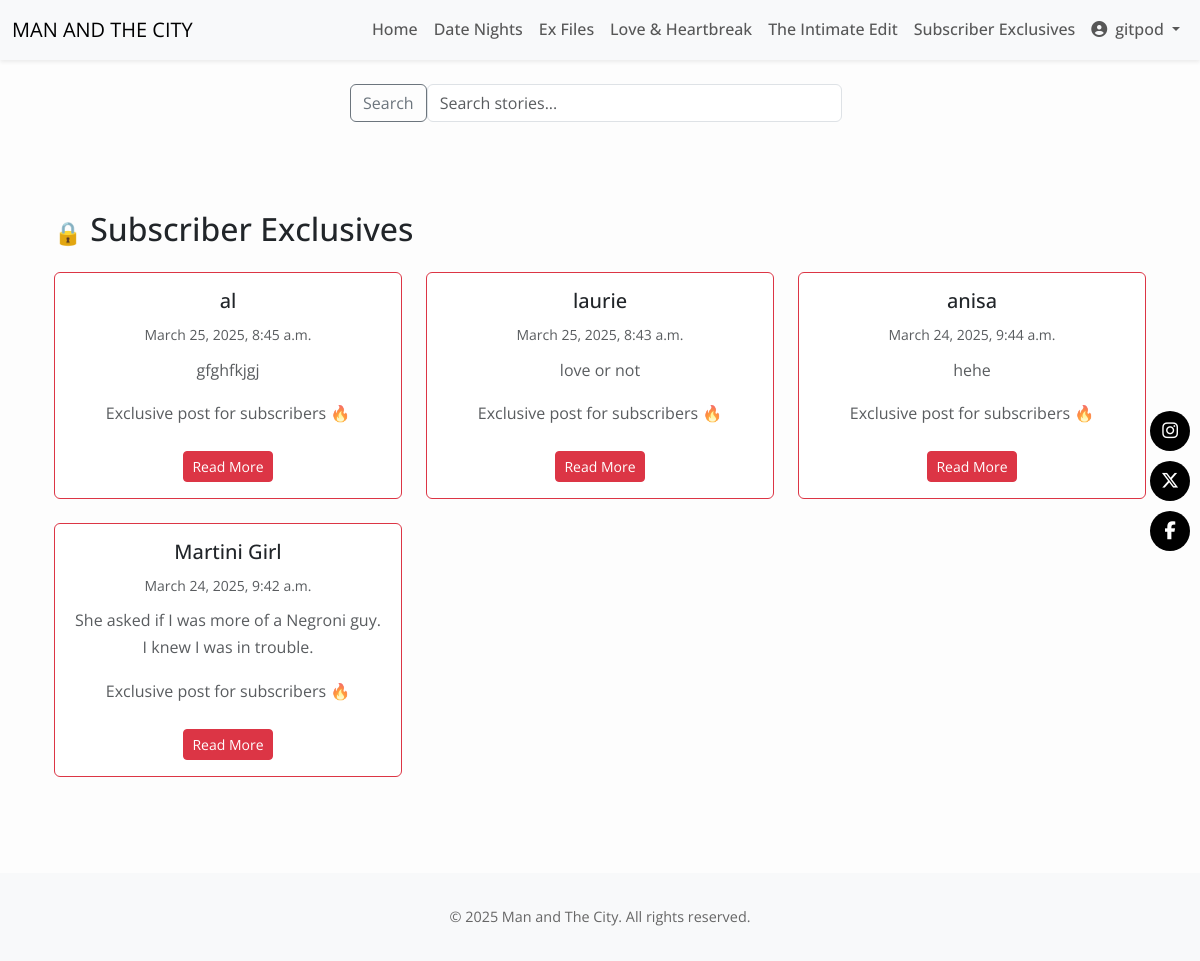
The page /post/subscriber-exclusives/ (signed in) on the database its author committed.
### posts/models.py (models this page shows, shortened)
class Post(models.Model):
    CATEGORY_CHOICES = [
        ('date', 'Date Night'),
        ('ex', 'Ex Files'),
        ('fun', 'Love & Laughs'),
        ('intimate', 'The Intimate Edit'),
    ]
    title = models.CharField(max_length=200)
    slug = models.SlugField(unique=True)
    date = models.DateTimeField(default=timezone.now)
    category = models.CharField(max_length=20, choices=CATEGORY_CHOICES)
    intro = models.TextField(blank=True)
    content = RichTextUploadingField()
    is_premium = models.BooleanField(default=False)
    image = models.ImageField(upload_to='post_images/', blank=True, null=True)
    chemistry_rating = models.IntegerField(default=0)
    banter_rating = models.IntegerField(default=0)
    looks_rating = models.IntegerField(default=0)
    vibe_rating = models.IntegerField(default=0)

### posts/views.py (the view)
# urls.py: path('subscriber-exclusives/', views.subscriber_exclusives, name='subscriber_exclusives'),
@login_required
def subscriber_exclusives(request):
    premium_posts = Post.objects.filter(is_premium=True).order_by('-date')
    return render(request, 'posts/subscriber_exclusives.html', {'premium_posts': premium_posts})

### posts/templates/posts/subscriber_exclusives.html (shortened to what this page needs)
{% extends 'base.html' %}
{% block content %}
<div class="container my-5">
  <h2 class="mb-4"><span style="font-size: 1.4rem;">🔒</span> Subscriber Exclusives</h2>
  <div class="row">
    {% for post in premium_posts %}
      <div class="col-md-4 mb-4">
        <div class="card h-100 border-danger">
          <div class="card-body text-center">
            <h5 class="card-title">{{ post.title }}</h5>
            <small class="text-muted">{{ post.date }}</small>
            <p class="card-text mt-2 text-muted">
              {{ post.intro }}
            </p>
            <p class="text-muted mt-3">
              Exclusive post for subscribers 🔥
            </p>
            <a href="{% url 'posts:post_detail' slug=post.slug %}" class="btn btn-danger btn-sm mt-2">Read More</a>
          </div>
        </div>
      </div>
    {% empty %}
      <p>No premium posts yet.</p>
    {% endfor %}
  </div>
</div>
{% endblock %}

### templates/base.html (shortened to what this page needs)
{% load static %}
<!DOCTYPE html>
<html lang="en">
<head>
  <link href="https://cdn.jsdelivr.net/npm/bootstrap@5.3.2/dist/css/bootstrap.min.css" rel="stylesheet" />
  <link rel="stylesheet" href="https://cdnjs.cloudflare.com/ajax/libs/font-awesome/6.5.0/css/all.min.css" />
  <link rel="stylesheet" href="{% static 'css/styles.css' %}">
</head>
<body class="d-flex flex-column min-vh-100">
<nav class="navbar navbar-expand-lg navbar-light bg-light shadow-sm">
  <div class="container-fluid">
    <a class="navbar-brand" href="{% url 'home' %}">MAN AND THE CITY</a>
    <div class="collapse navbar-collapse" id="navbarNav">
      <ul class="navbar-nav ms-auto">
        <li class="nav-item">
          <a class="nav-link" href="{% url 'home' %}">Home</a>
        </li>
        <li class="nav-item">
          <a class="nav-link" href="{% url 'date_nights' %}">Date Nights</a>
        </li>
        <li class="nav-item">
          <a class="nav-link" href="{% url 'ex_files' %}">Ex Files</a>
        </li>
        <li class="nav-item">
          <a class="nav-link" href="{% url 'love_and_heartbreak' %}">Love & Heartbreak</a>
        </li>
        {% if user.is_authenticated and user.subscription.is_active %}
        <li class="nav-item">
          <a class="nav-link" href="{% url 'posts:intimate_edit' %}">The Intimate Edit</a>
        </li>
        <li class="nav-item">
          <a class="nav-link" href="{% url 'posts:subscriber_exclusives' %}">Subscriber Exclusives</a>
        </li>
        <li class="nav-item dropdown">
          <a class="nav-link dropdown-toggle" href="#" id="userDropdown" role="button" data-bs-toggle="dropdown">
            <i class="fas fa-user-circle me-2"></i>{{ user.first_name|default:user.username }}
          </a>
        </li>
        {% endif %}
      </ul>
    </div>
  </div>
</nav>
{% if not hide_search %}
  <div class="search-bar-wrapper">
    <form class="d-flex search-bar-form" method="GET" action="{% url 'posts:search' %}">
      <button class="btn btn-outline-secondary" type="submit">Search</button>
      <input class="form-control me-2" type="search" name="q" placeholder="Search stories..." aria-label="Search" />
    </form>
  </div>
{% endif %}
<div class="container py-4 flex-grow-1">
  {% block content %}{% endblock %}
</div>
<footer class="mt-auto">
  &copy; 2025 Man and The City. All rights reserved.
</footer>
<div class="floating-social">
  <a href="https://instagram.com" target="_blank"><i class="fab fa-instagram"></i></a>
  <a href="https://twitter.com" target="_blank"><i class="fab fa-x-twitter"></i></a>
  <a href="https://facebook.com" target="_blank"><i class="fab fa-facebook-f"></i></a>
</div>
</body>
</html>

### static/css/styles.css (style rules this page uses)
body { font-family: 'Georgia', serif; background-color: #fdfdfd; }
.nav-link { font-weight: 500; }
.search-bar-wrapper { padding: 1.5rem 0 1rem 0; }
.search-bar-form { max-width: 500px; margin: 0 auto; }
footer { background-color: #f8f9fa; padding: 2rem 0; text-align: center; font-size: 0.9rem; color: #666; }
.floating-social { position: fixed; top: 50%; right: 10px; transform: translateY(-50%); display: flex; flex-direction: column; gap: 10px; z-index: 9999; }
.floating-social a { background-color: #000; color: #fff; border-radius: 50%; width: 40px; height: 40px; display: flex; align-items: center; justify-content: center; text-decoration: none; font-size: 18px; transition: background-color 0.3s ease; }
body { font-family: 'Open Sans', sans-serif; font-size: 1rem; line-height: 1.7; color: #212529; }

### rows shown on the page
Post: title "al", date "March 25, 2025, 8:45 a.m.", intro "gfghfkjgj"
Post: title "laurie", date "March 25, 2025, 8:43 a.m.", intro "love or not"
Post: title "anisa", date "March 24, 2025, 9:44 a.m.", intro "hehe"
Post: title "Martini Girl", date "March 24, 2025, 9:42 a.m.", intro "She asked if I was more of a Negroni guy. I knew I was in trouble."

### other values the page prints
{{ user.first_name|default:user.username }} "gitpod"
